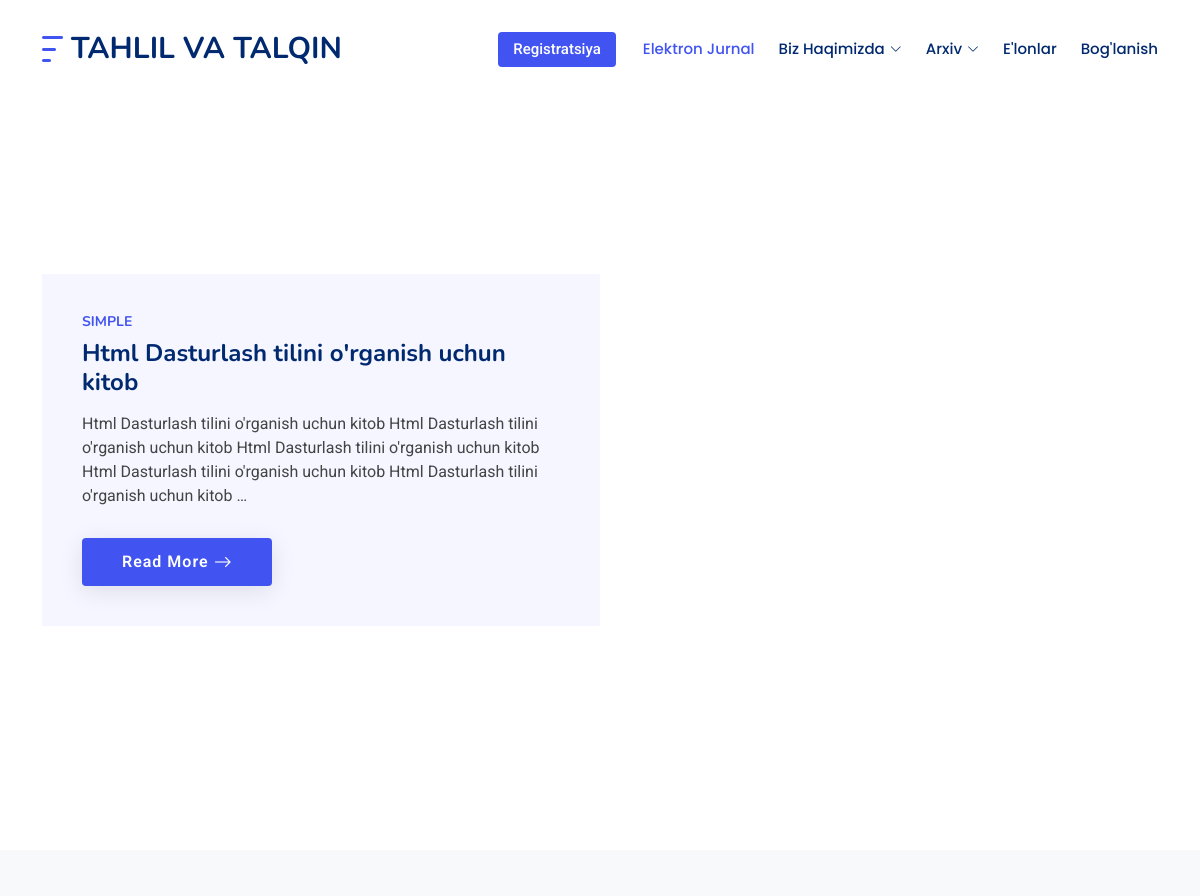
The app's page / (upper part), older data.
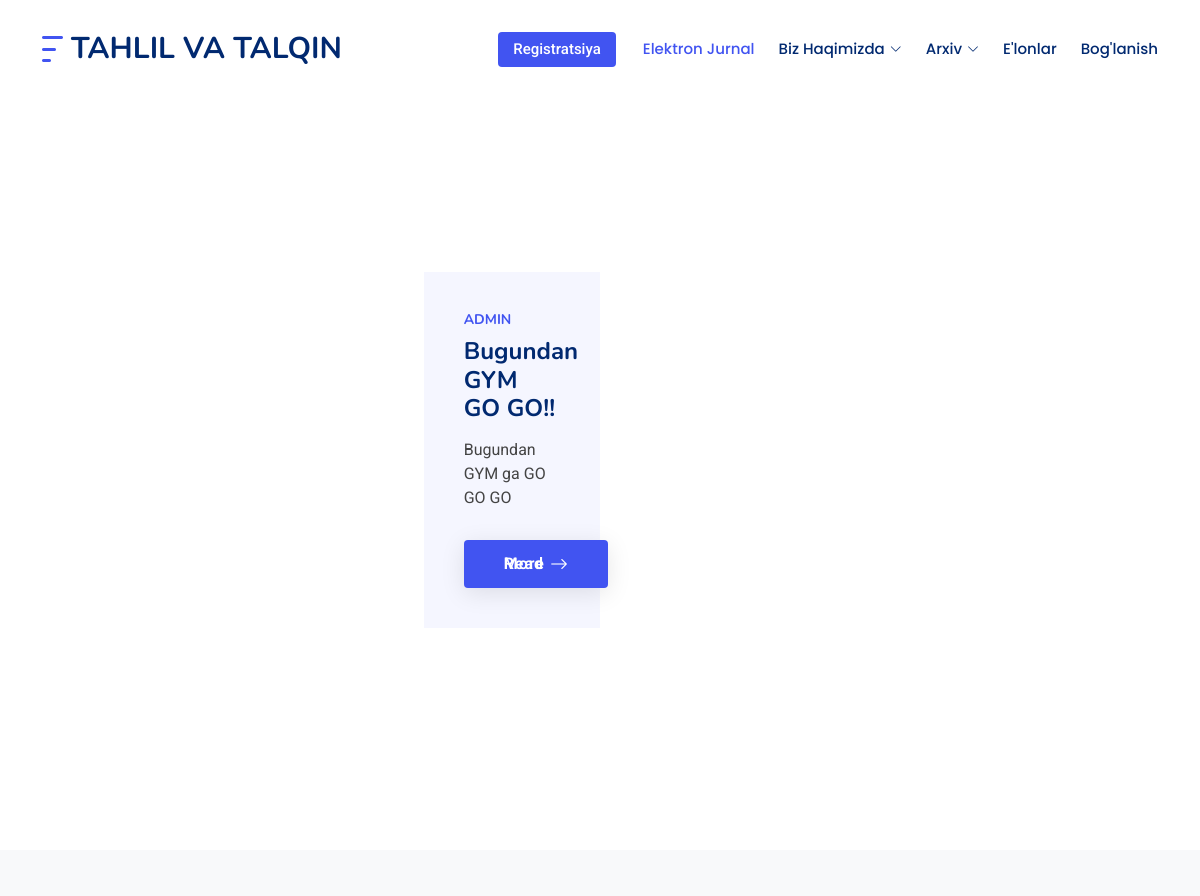
The same page, newer data.
### main/models.py (models this page shows, shortened)
class Article(models.Model):
    user = models.ForeignKey(CustomUser,on_delete=models.CASCADE)
    title = models.CharField(max_length=100)
    body = models.TextField()
    image = models.ImageField(upload_to='articles')
    created_at = models.DateTimeField(auto_now_add=True)
    views = models.SmallIntegerField()
    update = models.DateTimeField(auto_now=True)

class CustomUser(AbstractUser):
    birth_date = models.DateField(blank=True, null=True)
    address = models.TextField(blank=True, null=True)
    image = models.ImageField(upload_to='users/', blank=True, null=True)
    groups = models.ManyToManyField(
        Group,
        related_name="customuser_set",
        blank=True
    )
    user_permissions = models.ManyToManyField(
        Permission,
        related_name="customuser_permissions_set",
        blank=True
    )

### main/views.py (the view)
# urls.py: path('', views.index_view, name='home'),
def index_view(request):
    try:
        last_article = Article.objects.latest("id")
        ctx = {
            "last_article": last_article
        }
        return render(request, "main/index.html", ctx)
    except:
        return render(request, "main/index.html")

### templates/main/index.html (shortened to what this page needs)
{% extends 'main/base.html' %}
{% load static %}
{% block content %}
  <main class="main" style="margin-top: 50px; display: flex
  ;
      justify-content: center;
      align-items: center;
      height: 100vh">
    <section id="about" class="about section">
      <div class="container" data-aos="fade-up">
        <div class="row gx-0">
          <div class="col-lg-6 d-flex flex-column justify-content-center" data-aos="fade-up" data-aos-delay="200">
            <div class="content">
              <h3>{{ last_article.user.username }}</h3>
              <h2>{{ last_article.title | truncatewords:10}}</h2>
              <p>
               {{ last_article.body | truncatewords:30 }}
              </p>
              <div class="text-center text-lg-start">
                <a href="#"
                  class="btn-read-more d-inline-flex align-items-center justify-content-center align-self-center">
                  <span>Read More</span>
                  <i class="bi bi-arrow-right"></i>
                </a>
              </div>
            </div>
          </div>
          <div class="col-lg-6 d-flex align-items-center" data-aos="zoom-out" data-aos-delay="200">
          </div>
        </div>
      </div>
    </section>
  </main>
  <section id="clients" class="clients section bg-light py-5">
  </section>
 {% endblock content %}

Row changes from the older to the newer data that the page shows:
changed Article: user.username "SIMPLE" → "ADMIN"; title "Html Dasturlash tilini o'rganish uchun kitob" → "Bugundan GYM GO GO!!"; body "Html Dasturlash tilini o'rganish uchun kitob Html Dasturlash tilini o'rganish uchun kitob Html Dasturlash tilini o'rganish uchun kitob Html Dasturlash tilini o'rganish uchun kitob Html Dasturlash tilini o'rganish uchun kitob …" → "Bugundan GYM ga GO GO GO"
